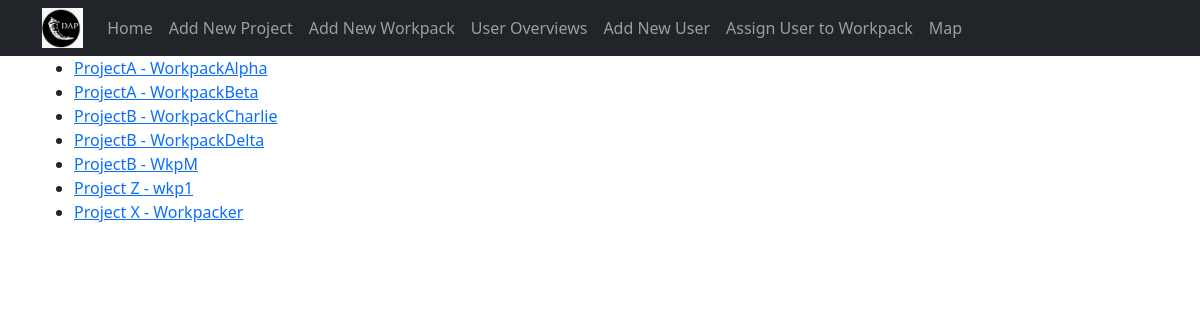
Before: / with the older database file.
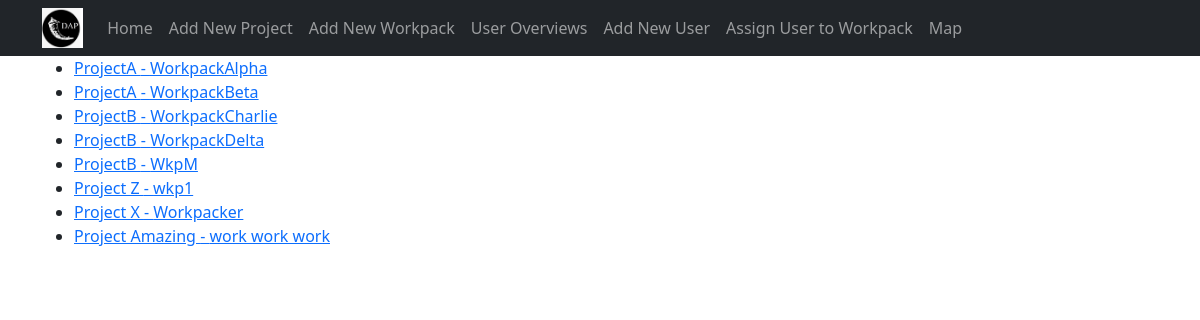
After: the same page with the newer database file.
### tables this page shows
CREATE TABLE dap_workpack (
	uid integer PRIMARY KEY AUTOINCREMENT,
	workpack_name text,
	project_id integer,
	workpack_extent text
);

CREATE TABLE dap_project (
	uid integer PRIMARY KEY AUTOINCREMENT,
	project_name text,
	project_db text
);

### app.py (the view)
@app.route("/")
def home():
    workpacks = get_workpacks()
    return render_template("home.html",
                           workpacks=workpacks)

### app.py (called while the page is built)
@app.teardown_appcontext
def close_connection(exception):
    db = getattr(g, "_database", None)
    if db is not None:
        db.close()

### model.py (called while the page is built)
def get_db():
    db = getattr(g, "_database", None)
    if db is None:
        db = g._database = sqlite3.connect("db/dap_admin.db")
    return db

def get_workpacks():
    conn = get_db()
    c = conn.cursor()
    workpacks_from_db = c.execute("""SELECT w.uid as wkp_id,
                    p.project_name, w.workpack_name, w.workpack_extent
                    FROM
                    dap_project AS p
                    INNER JOIN dap_workpack AS w ON p.uid = w.project_id
                    ORDER BY p.uid
    """)
    workpacks = []
    for row in workpacks_from_db:
        workpack = {
            "id": row[0],
            "project": row[1],
            "workpack": row[2],
            "extent": row[3]
        }
        workpacks.append(workpack)
    return workpacks

### templates/home.html (shortened to what this page needs)
{% extends 'base.html' %}
{% set active_page = 'home' %}
{% block content %}
  <div class="row">
    <div class="col-lg-9">
      <ul>
        {% if workpacks %}
        {% for workpack in workpacks %}
        <li>
          <a href="{{ url_for('workpack_view', index=workpack.id) }}">
            {{ workpack.project }} - {{ workpack.workpack }}
          </a>
        </li>
        {% endfor %}
      </ul>
        {% else %}
        <h1 class="offset-lg-3">No items to show.</h1>
        {% endif %}
    </div>
  </div>
{% endblock %}

### templates/base.html (shortened to what this page needs)
<!DOCTYPE html>
<html lang="en">
<head>
    <link href="https://cdn.jsdelivr.net/npm/bootstrap@5.1.3/dist/css/bootstrap.min.css" rel="stylesheet">
    <link rel="stylesheet" href="{{ url_for ('static', filename='css/style.css') }}">
    <link rel="stylesheet" href="https://js.arcgis.com/4.5/esri/css/main.css">
</head>
<body>
    <nav class="navbar navbar-expand-lg navbar-dark bg-dark fixed-top">
        <div class="container">
                <a href="{{ url_for('home') }}" class="navbar-brand">
                    <img src="{{ url_for ('static', filename='images/dap_logo.jpg') }}" height="40px">
                </a>
      <div class="collapse navbar-collapse" id="navbarResponsive">
        <ul class="navbar-nav ml-auto">
          <li class="nav-item {{ 'active' if active_page == 'home' else '' }}">
            <a href="{{ url_for('home') }}" class="nav-link">Home</a>
          </li>
          <li class="nav-item {{ 'active' if active_page == 'new_project' else ''}}">
            <a href="{{ url_for('new_project') }} " class="nav-link">Add New Project</a>
          </li>
          <li class="nav-item {{ 'active' if active_page == 'new_workpack' else ''}}">
            <a href="{{ url_for('new_workpack') }} " class="nav-link">Add New Workpack</a>
          </li>
          <li class="nav-item {{ 'active' if active_page == 'user_overview' else ''}}">
            <a href="{{ url_for('user_overview') }} " class="nav-link">User Overviews</a>
          </li>
          <li class="nav-item {{ 'active' if active_page == 'new_user' else ''}}">
            <a href="{{ url_for('new_user') }} " class="nav-link">Add New User</a>
          </li>
          <li class="nav-item {{ 'active' if active_page == 'new_workpackuser' else ''}}">
            <a href="{{ url_for('new_workpackuser') }} " class="nav-link">Assign User to Workpack</a>
          </li>
          <li class="nav-item {{ 'active' if active_page == 'map_func' else ''}}">
            <a href="{{ url_for('map_func') }} " class="nav-link">Map</a>
          </li>
        </ul>
      </div>
    </div>
  </nav>
  <div class="container">
  {% block content %}{% endblock %}
  </div>
  <script src="https://stackpath.bootstrapcdn.com/bootstrap/4.4.1/js/bootstrap.min.js"></script></body>
</body>
</html>

### static/css/style.css (style rules this page uses)
body { padding-top: 56px; }
.navbar-brand { padding-top:0rem; padding-bottom: 0rem; }

Changed rows visible on the page:
added dap_workpack: project "Project Amazing", workpack "work work work"
